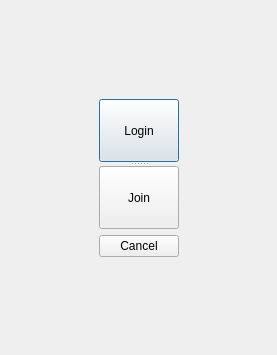
<?xml version="1.0" encoding="UTF-8"?>
<ui version="4.0">
 <class>welcomeFirstWidget</class>
 <widget class="QWidget" name="welcomeFirstWidget">
  <property name="geometry">
   <rect>
    <x>0</x>
    <y>0</y>
    <width>277</width>
    <height>355</height>
   </rect>
  </property>
  <property name="windowTitle">
   <string>Welcome</string>
  </property>
  <layout class="QGridLayout" name="gridLayout_2">
   <item row="0" column="0">
    <layout class="QGridLayout" name="gridLayout">
     <item row="1" column="1">
      <layout class="QVBoxLayout" name="verticalLayout">
       <item>
        <widget class="QSplitter" name="splitter">
         <property name="orientation">
          <enum>Qt::Vertical</enum>
         </property>
         <widget class="QPushButton" name="loginPushButton">
          <property name="text">
           <string>Login</string>
          </property>
          <property name="autoDefault">
           <bool>false</bool>
          </property>
          <property name="default">
           <bool>true</bool>
          </property>
         </widget>
         <widget class="QPushButton" name="joinPushButton">
          <property name="text">
           <string>Join</string>
          </property>
          <property name="autoDefault">
           <bool>false</bool>
          </property>
         </widget>
        </widget>
       </item>
       <item>
        <widget class="QPushButton" name="cancelPushButton">
         <property name="text">
          <string>Cancel</string>
         </property>
         <property name="autoDefault">
          <bool>false</bool>
         </property>
        </widget>
       </item>
      </layout>
     </item>
     <item row="0" column="1">
      <spacer name="verticalSpacer_2">
       <property name="orientation">
        <enum>Qt::Vertical</enum>
       </property>
       <property name="sizeHint" stdset="0">
        <size>
         <width>20</width>
         <height>40</height>
        </size>
       </property>
      </spacer>
     </item>
     <item row="1" column="0">
      <spacer name="horizontalSpacer_2">
       <property name="orientation">
        <enum>Qt::Horizontal</enum>
       </property>
       <property name="sizeHint" stdset="0">
        <size>
         <width>31</width>
         <height>158</height>
        </size>
       </property>
      </spacer>
     </item>
     <item row="2" column="1">
      <spacer name="verticalSpacer">
       <property name="orientation">
        <enum>Qt::Vertical</enum>
       </property>
       <property name="sizeHint" stdset="0">
        <size>
         <width>20</width>
         <height>40</height>
        </size>
       </property>
      </spacer>
     </item>
     <item row="1" column="2">
      <spacer name="horizontalSpacer">
       <property name="orientation">
        <enum>Qt::Horizontal</enum>
       </property>
       <property name="sizeHint" stdset="0">
        <size>
         <width>31</width>
         <height>158</height>
        </size>
       </property>
      </spacer>
     </item>
    </layout>
   </item>
  </layout>
 </widget>
 <resources/>
 <connections/>
</ui>
